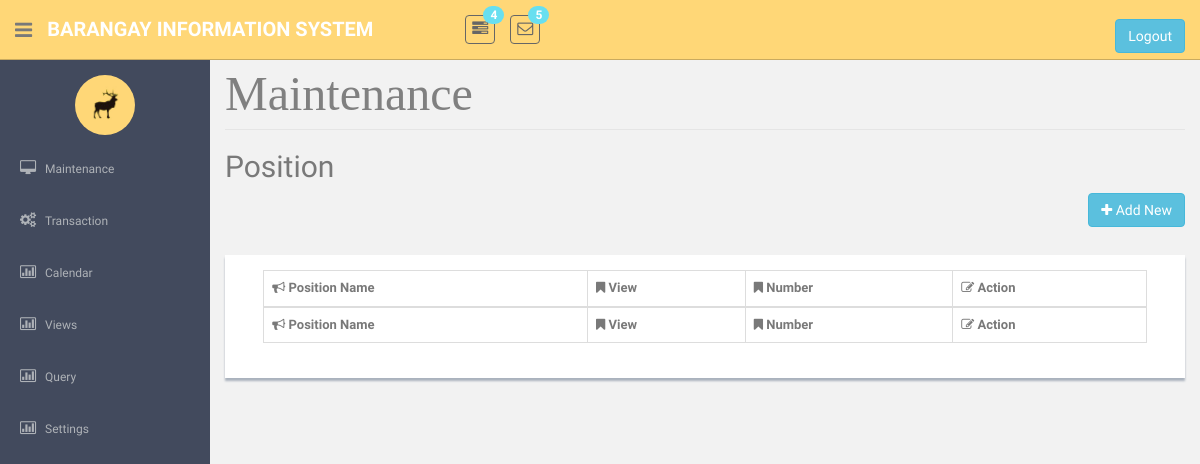
The app's page /PositionMaintenance.php, older data.
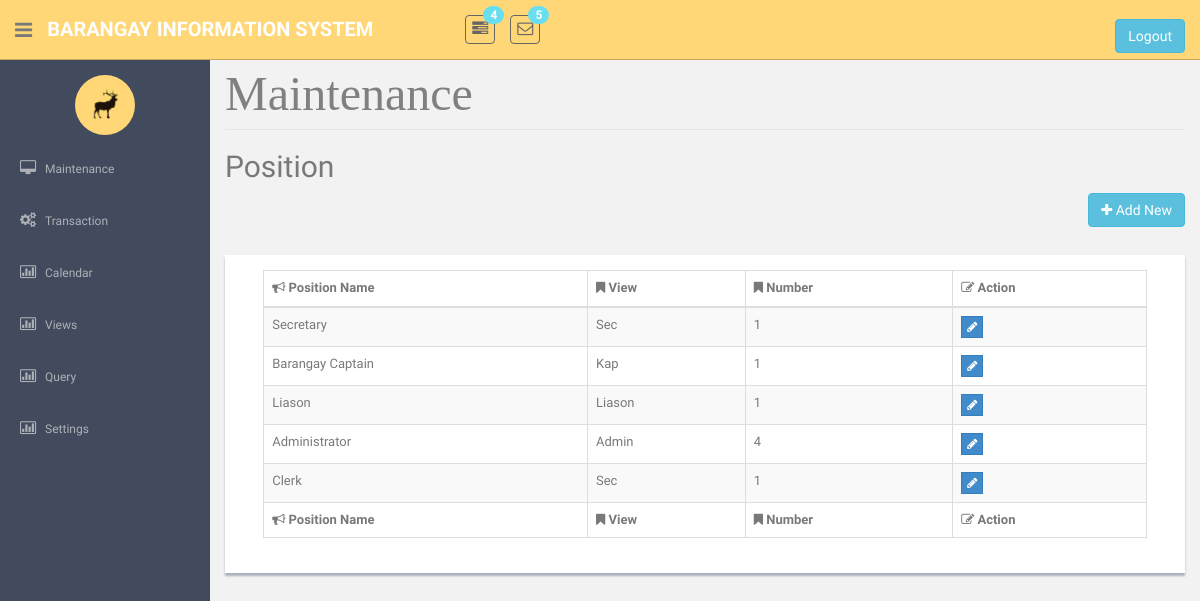
The same page, newer data.
### tables this page shows
CREATE TABLE `tblbrgyposition` (
  `intPositionId` int(11) NOT NULL,
  `strPositionName` varchar(45) NOT NULL,
  `strView` varchar(25) NOT NULL,
  `intNumber` int(11) NOT NULL
);

### PositionMaintenance.php (the view, shortened to what this page needs)
<!DOCTYPE html>
          <?php require('header.php');?>
    <?php require('sidebar.php');?>
      <section id="main-content">
          <section class="wrapper site-min-height">
<legend ><font face = "cambria" size = 8 color = "grey"> Maintenance </font></legend>
		<h2>Position</h2>
						<p align="right">
						<button  class="btn btn-info" onclick="window.location.href='PositionAdd.php'"><i class="fa fa-plus"></i> Add New</button>
						</p>
								<form method = POST><br>
								<div class= 'showback' id = 'tblview'>
                                <center>
								<table   class="table table-striped table-bordered table-hover"   border = '2' style = 'width:95%'>
								<thead>
								<tr>
									<th><i class="fa fa-bullhorn"></i> Position Name</th>
									<th><i class="fa fa-bookmark"></i> View</th>
									<th><i class="fa fa-bookmark"></i> Number</th>
									<th><i class="fa fa-edit"></i> Action</th>
								</tr>
								</thead>
								<tfoot>
								<tr>
									<th><i class="fa fa-bullhorn"></i> Position Name</th>
									<th><i class="fa fa-bookmark"></i> View</th>
									<th><i class="fa fa-bookmark"></i> Number</th>
									<th><i class="fa fa-edit"></i> Action</th>
								</tr>
								</tfoot>
							<tbody>
							<?php
								require('connection.php');
								$sql = "SELECT * FROM `tblbrgyposition` ";
								$query = mysqli_query($con, $sql);
								if(mysqli_num_rows($query) > 0){
								while($row = mysqli_fetch_object($query)){
									?>
								<tr>
									<td><?php echo $row->strPositionName?></td>
									<td><?php echo $row->strView?></td>
									<td><?php echo $row->intNumber?></td>
									<td>
									<div class="btn-group " role="group" aria-label="..." >
										<div class="btn-group " role="group">
											<button  class="btn btn-primary btn-xs" type = submit name = "btnEdit" value = <?php echo $row->intPositionId; ?> ><i class="fa fa-pencil"></i></button>
										</div>
									</div>
									</td>
								</tr>
								<?php  }}
							?>
							</tbody>
								</table>
								</center>
                       </form>
		</section><! --/wrapper -->
      </section>
  </section>
  </body>
</html>

Row changes from the older to the newer data that the page shows:
added tblbrgyposition: strPositionName "Secretary", strView "Sec", intNumber "1"
added tblbrgyposition: strPositionName "Barangay Captain", strView "Kap", intNumber "1", $row->intPositionId 2 (drawn)
added tblbrgyposition: strPositionName "Liason", strView "Liason", intNumber "1", $row->intPositionId 3 (drawn)
added tblbrgyposition: strPositionName "Administrator", strView "Admin", intNumber "4"
added tblbrgyposition: strPositionName "Clerk", strView "Sec", intNumber "1", $row->intPositionId 5 (drawn)
